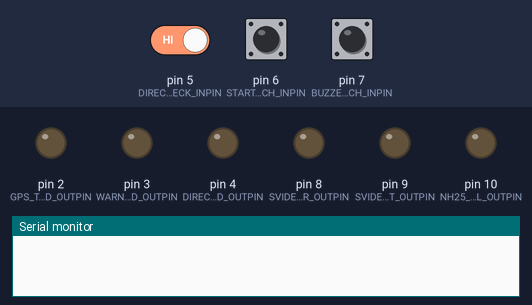
Recording of a sketch running on a simulated Arduino Mega 2560, built with avr-gcc and run on an emulated ATmega2560. On the bench: output pins drawn as LEDs (lit = HIGH), the last lines printed to the serial monitor. Dashed ring = blinking. Inputs (shaded band) come from the test bench; at power-on: pin 6 (START_SWITCH_INPIN) HIGH, pin 7 (BUZZER_SWITCH_INPIN) HIGH, pin 5 (DIRECTION_LIGHT_CHECK_INPIN) HIGH. Pins used as bus, display or sensor lines are not drawn.

Above: at 2.7 s.
2.8 s: pin 6 (START_SWITCH_INPIN) pulled LOW for 3.2 s
At 3.2 s:
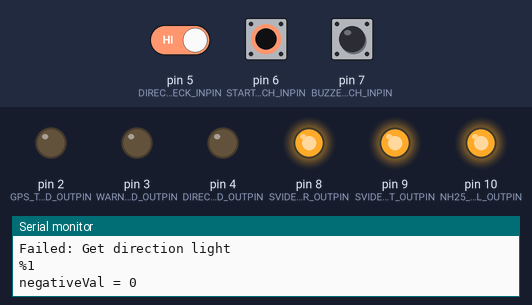
7.5 s: pin 7 (BUZZER_SWITCH_INPIN) pulled LOW for 0.65 s
At 8.2 s:
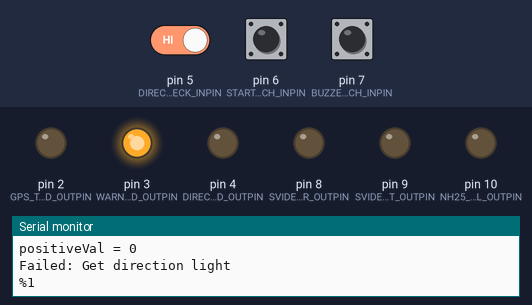
10.0 s: pin 7 (BUZZER_SWITCH_INPIN) pulled LOW for 3.2 s
At 14.0 s:
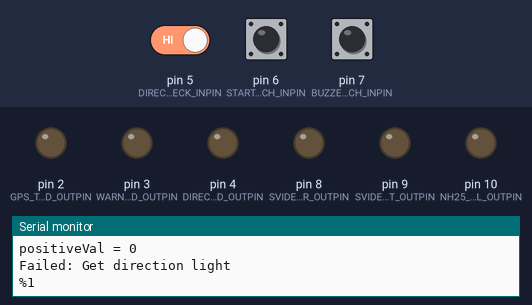
15.0 s: pin 5 (DIRECTION_LIGHT_CHECK_INPIN) driven LOW and pin 6 (START_SWITCH_INPIN) driven LOW
At 16.45 s:
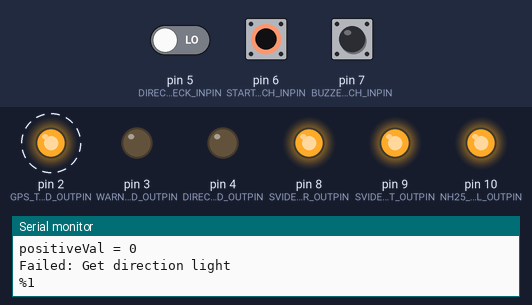
18.1 s: pin 5 (DIRECTION_LIGHT_CHECK_INPIN) driven HIGH
At 21.1 s:
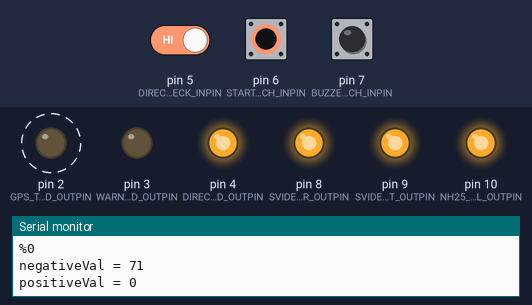
Timing chart, 0 to 25.3 s (numbered marks = the images above; inputs shaded):
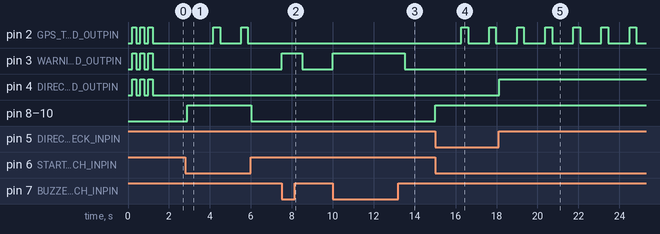

Measured:
- after the input at 2.8 s, pin 2 (GPS_TX_LED_OUTPIN): alternates HIGH for 0.33 s and LOW for 1.0 s, starting after 1.4 s; pin 8 (SVIDEO_HPR_OUTPIN), pin 9 (SVIDEO_TVOUT_OUTPIN), pin 10 (NH25_SIGNAL_OUTPIN): LOW → HIGH after 0.10 s, → LOW 3.1 s later
- after the input at 7.5 s, pin 3 (WARNING_RX_LED_OUTPIN): LOW → HIGH at once, → LOW 1.0 s later
- after the input at 10.0 s, pin 3 (WARNING_RX_LED_OUTPIN): LOW → HIGH at once, → LOW 3.5 s later
- after the input at 15.0 s, pin 2 (GPS_TX_LED_OUTPIN): alternates HIGH for 0.33 s and LOW for 1.0 s, starting after 1.3 s; pin 8 (SVIDEO_HPR_OUTPIN), pin 9 (SVIDEO_TVOUT_OUTPIN), pin 10 (NH25_SIGNAL_OUTPIN): LOW → HIGH at once
- after the input at 18.1 s, pin 4 (DIRECTION_LIGHT_LED_OUTPIN): LOW → HIGH at once
- by itself, pin 2 (GPS_TX_LED_OUTPIN), pin 3 (WARNING_RX_LED_OUTPIN), pin 4 (DIRECTION_LIGHT_LED_OUTPIN): alternates HIGH for 0.20 s and LOW for 0.20 s, 6 changes in all, then stays LOW

The sketch:

WireTest.ino
```cpp
#define DELAY_TIME 10 // unit: ms
#define BUFFER_SIZE 10

// Output Pin (LED 燈號)
#define GPS_TX_LED_OUTPIN 2
#define WARNING_RX_LED_OUTPIN 3
#define DIRECTION_LIGHT_LED_OUTPIN 4

// Input Pin
#define DIRECTION_LIGHT_CHECK_INPIN 5
#define START_SWITCH_INPIN 6
#define BUZZER_SWITCH_INPIN 7

// Output Pin
#define SVIDEO_HPR_OUTPIN 8
#define SVIDEO_TVOUT_OUTPIN 9
#define NH25_SIGNAL_OUTPIN 10
#define VCC24V_OUTPIN 11
#define VCC12V_OUTPIN 12

boolean initFlag = false;
unsigned char gpsCount = 0, checkFrequencyCount = 0, buzzerCount = 0;
int buzzerSwitchStatus = 0, startSwitchStatus = 0;

char recvBuffer[BUFFER_SIZE] = {0}; // RX LDW or FCW data
char warningMessage_1[7] = {'$', 'M', 'W', 'L', 'D', 'T', ','};   // $MWLDT,
char warningMessage_2[7] = {'$', 'M', 'W', 'F', 'C', 'W', ','};   // $MWFCW,
char warningMessage_3[5] = {'A', 'T', '$', 'P', 'D'};             // AT$PD=21;LDW:1<0x0D><0x0A>

unsigned char tempPositiveVal = 0;
unsigned char tempNegativeVal = 0;
unsigned char positiveVal = 0;
unsigned char negativeVal = 0;

void setup()
{
  setupInit();
}

void loop()
{
  /***** Initial Flow *****/
  initFlow(); // only run once

  /***** Check buzzer switch and start switch on off *****/
  checkSwitchStatus();

  if (buzzerSwitchStatus == HIGH && startSwitchStatus == LOW) // buzzer off, start on
  {
    /***** Send GPS to DVR *****/
    sendGPSData(); // 1s

    /***** Receive RX data from UART1 *****/
    receiveWarning(); // 10 ms

    /****** Check direction light frequency ******/
    int sensorVal_1 = digitalRead(DIRECTION_LIGHT_CHECK_INPIN);
    float lowValueOfFrequency = 0.6; // unit: Hz
    float highValueOfFrequency = 1.5; // unit: Hz
    checkFrequencyRange(lowValueOfFrequency, highValueOfFrequency, sensorVal_1); // 100 ms

    /***** S-Video *****/
    checkSVideoWire();

    /***** NH2.5-2P *****/
    checkNH25Wire();

    /***** Power 24v, 12v *****/
    checkPowerWire();

    delay(DELAY_TIME);
  }
  else if (buzzerSwitchStatus == LOW && startSwitchStatus == HIGH) // buzzer on, start off
  {
    digitalWrite(WARNING_RX_LED_OUTPIN, HIGH);

    delay(500);
  }
  else  // buzzer and start on, or buzzer and start off
  {
    delay(500);
  }
}

void setupInit()
{
  // Input Pin
  pinMode(BUZZER_SWITCH_INPIN, INPUT_PULLUP);
  pinMode(START_SWITCH_INPIN, INPUT_PULLUP);
  pinMode(DIRECTION_LIGHT_CHECK_INPIN, INPUT_PULLUP);

  // Output Pin
  pinMode(GPS_TX_LED_OUTPIN, OUTPUT);
  pinMode(WARNING_RX_LED_OUTPIN, OUTPUT);
  pinMode(DIRECTION_LIGHT_LED_OUTPIN, OUTPUT);

  // Output Pin
  pinMode(SVIDEO_HPR_OUTPIN, OUTPUT);
  pinMode(SVIDEO_TVOUT_OUTPIN, OUTPUT);
  pinMode(NH25_SIGNAL_OUTPIN, OUTPUT);
  pinMode(VCC24V_OUTPIN, OUTPUT);
  pinMode(VCC12V_OUTPIN, OUTPUT);


  Serial.begin(9600);   // USB Debug
  Serial1.begin(9600);  // UART Communication
}

void initFlow()
{
  if (initFlag == false)
  {
    digitalWrite(GPS_TX_LED_OUTPIN, LOW);
    digitalWrite(WARNING_RX_LED_OUTPIN, LOW);
    digitalWrite(DIRECTION_LIGHT_LED_OUTPIN, LOW);

    digitalWrite(SVIDEO_HPR_OUTPIN, LOW);
    digitalWrite(SVIDEO_TVOUT_OUTPIN, LOW);
    digitalWrite(NH25_SIGNAL_OUTPIN, LOW);
    digitalWrite(VCC24V_OUTPIN, LOW);
    digitalWrite(VCC12V_OUTPIN, LOW);
    delay(200);

    for (int i = 0; i < 3 ; i++)
    {
      digitalWrite(GPS_TX_LED_OUTPIN, HIGH);
      digitalWrite(WARNING_RX_LED_OUTPIN, HIGH);
      digitalWrite(DIRECTION_LIGHT_LED_OUTPIN, HIGH);
      delay(200);
      digitalWrite(GPS_TX_LED_OUTPIN, LOW);
      digitalWrite(WARNING_RX_LED_OUTPIN, LOW);
      digitalWrite(DIRECTION_LIGHT_LED_OUTPIN, LOW);
      delay(200);
    }

    buzzerSwitchStatus = digitalRead(BUZZER_SWITCH_INPIN);
    startSwitchStatus = digitalRead(START_SWITCH_INPIN);
    initFlag = true;
  }
}

void checkSwitchStatus()
{
  int newBuzzerSwitchStatus = digitalRead(BUZZER_SWITCH_INPIN);
  int newStartSwitchStatus = digitalRead(START_SWITCH_INPIN);
  if (newBuzzerSwitchStatus != buzzerSwitchStatus || newStartSwitchStatus != startSwitchStatus)
  {
    // Output Pin reset
    digitalWrite(GPS_TX_LED_OUTPIN, LOW);
    digitalWrite(DIRECTION_LIGHT_LED_OUTPIN, LOW);
    digitalWrite(WARNING_RX_LED_OUTPIN, LOW);
    digitalWrite(SVIDEO_HPR_OUTPIN, LOW);
    digitalWrite(SVIDEO_TVOUT_OUTPIN, LOW);
    digitalWrite(NH25_SIGNAL_OUTPIN, LOW);
    digitalWrite(VCC24V_OUTPIN, LOW);
    digitalWrite(VCC12V_OUTPIN, LOW);

    // Count reset
    gpsCount = 0;
    checkFrequencyCount = 0;
    buzzerCount = 0;

    // Other reset
    tempPositiveVal = 0;
    tempNegativeVal = 0;
    positiveVal = 0;
    negativeVal = 0;

    // record new value
    buzzerSwitchStatus = newBuzzerSwitchStatus;
    startSwitchStatus = newStartSwitchStatus;
  }
}

void sendGPSData()
{
  // Send GPS Data (ones per second)
  gpsCount++;
  if (gpsCount >= 100) // 100 * DELAY_TIME = 1000 ms = 1 s
  {
    // GPS TX Data
    Serial.println("Send GPS Data:");
    Serial.println("----------------------------------------------------------------------");
    Serial.println("$GPRMC,160530.00,A,2404.04359,N,12025.99974,E,44.444,,150617,,,A*72");
    Serial1.println("$GPRMC,160530.00,A,2404.04359,N,12025.99974,E,44.444,,150617,,,A*72");

    Serial.println("$GPGGA,160530.00,2404.04359,N,12025.99974,E,1,06,2.28,-13.3,M,16.1,M,,*4E");
    Serial1.println("$GPGGA,160530.00,2404.04359,N,12025.99974,E,1,06,2.28,-13.3,M,16.1,M,,*4E");


    // {test +
//    // $GPGGA
//    Serial.println("$GPGGA,121252.000,3937.3032,N,11611.6046,E,1,05,2.0,45.9,M,-5.7,M,,0000*77 (1)");
//    Serial1.println("$GPGGA,121252.000,3937.3032,N,11611.6046,E,1,05,2.0,45.9,M,-5.7,M,,0000*77 (1)");
//
//    // $GPRMC
//    Serial.println("$GPRMC,121252.000,A,3958.3032,N,11629.6046,E,15.15,359.95,070306,,,A*54 (2)");
//    Serial1.println("$GPRMC,121252.000,A,3958.3032,N,11629.6046,E,15.15,359.95,070306,,,A*54 (2)");
//
//    // GPVTG
//    Serial.println("$GPVTG,199.62,T,,M,53.712,N,99.475,K,A*3C (3)");
//    Serial1.println("$GPVTG,199.62,T,,M,53.712,N,99.475,K,A*3C (3)");
//
//    // $GPGGA
//    Serial.println("$GPGGA,121253.000,3937.3090,N,11611.6057,E,1,06,1.2,44.6,M,-5.7,M,,0000*72 (4)");
//    Serial1.println("$GPGGA,121253.000,3937.3090,N,11611.6057,E,1,06,1.2,44.6,M,-5.7,M,,0000*72 (4)");
//
//    // $GPGSA
//    Serial.println("$GPGSA,A,3,01,07,08,11,09,16,27,30,22,28,,,1.11,0.66,0.89*0E (5)");
//    Serial1.println("$GPGSA,A,3,01,07,08,11,09,16,27,30,22,28,,,1.11,0.66,0.89*0E (5)");
//
//    // $GPGSV
//    Serial.println("$GPGSV,4,2,13,09,10,222,31,11,84,335,35,16,13,104,27,17,08,255,30*70 (6)");
//    Serial1.println("$GPGSV,4,2,13,09,10,222,31,11,84,335,35,16,13,104,27,17,08,255,30*70 (6)");
    // test -}

    Serial.println("----------------------------------------------------------------------");

    // GPS LED
    digitalWrite(GPS_TX_LED_OUTPIN, HIGH);
    gpsCount = 0;
  }
  else if (gpsCount >= 25) // 25 * DELAY_TIME = 250 ms = 0.25 s
  {
    // GPS LED
    digitalWrite(GPS_TX_LED_OUTPIN, LOW);
  }
}

void receiveWarning()
{
  // $MWLDT,+0*XX
  // $MWFCW,0,0
  // AT$PD=21;LDW:1<0x0D><0x0A>
  int count = 0;
  int str1Length = sizeof(warningMessage_1) / sizeof(char);
  int str2Length = sizeof(warningMessage_2) / sizeof(char);
  int str3Length = sizeof(warningMessage_3) / sizeof(char);

  buzzerCount++;
  if (buzzerCount > 50) // 50 * 10 = 500 ms
  {
    digitalWrite(WARNING_RX_LED_OUTPIN, LOW);
  }

  if (Serial1.available() > 0)
  {
    recvBuffer[count] = Serial1.read();
    Serial.write(recvBuffer[count]);

    // new warning message+
    if (recvBuffer[count] == 'A')
    {
      count++;

      while (Serial1.available() > 0 && count < str3Length)
      {
        recvBuffer[count] = Serial1.read();
        Serial.write(recvBuffer[count]);
        count++;
      }

      // AT$PD=21;LDW:1<0x0D><0x0A>
      count = 0;
      for (int i = 0; i < str3Length; i++)
      {
        if (recvBuffer[i] == warningMessage_3[i])
          count++;
      }

      if (count == str3Length) {
        digitalWrite(WARNING_RX_LED_OUTPIN, HIGH);
        Serial.println();
        Serial.println("Success: Get warning message");
        buzzerCount = 0;
      }
    }
    // new warning message-

    // old warning message+
//    if (recvBuffer[count] == '$')
//    {
//      count++;
//
//      while (Serial1.available() > 0 && count < max(str1Length, str2Length))
//      {
//        recvBuffer[count] = Serial1.read();
//        Serial.write(recvBuffer[count]);
//        count++;
//      }
//
//      // $MWLDT,
//      count = 0;
//      for (int i = 0; i < str1Length; i++)
//      {
//        if (recvBuffer[i] == warningMessage_1[i])
//          count++;
//      }
//
//      if (count == str1Length) {
//        digitalWrite(WARNING_RX_LED_OUTPIN, HIGH);
//        buzzerCount = 0;
//      }
//
//      // $MWFCW,
//      count = 0;
//      for (int i = 0; i < str2Length; i++)
//      {
//        if (recvBuffer[i] == warningMessage_2[i])
//          count++;
//      }
//
//      if (count == str2Length) {
//        digitalWrite(WARNING_RX_LED_OUTPIN, HIGH);
//        buzzerCount = 0;
//      }
//    }
    // old warning message-
  }
}

void checkFrequencyRange(float lowValue, float highValue, int sensorVal)
{
  // 67 count ~ 167 count
  float lowerBound = ((1 / highValue) * 1000 / DELAY_TIME);
  float upperBound = ((1/ lowValue) * 1000 / DELAY_TIME);

  // Count
  if (sensorVal == LOW)
  {
    tempNegativeVal += 1;

    if (tempPositiveVal > 0)
    {
      positiveVal = tempPositiveVal;
      tempPositiveVal = 0;
    }
  }
  else
  {
    tempPositiveVal += 1;

    if (tempNegativeVal > 0)
    {
      negativeVal = tempNegativeVal;
      tempNegativeVal = 0;
    }
  }

  // Clear data
  if (tempNegativeVal > upperBound) // > 167 count
  {
    tempNegativeVal = 0;
    negativeVal = 0;
  }
  if (tempPositiveVal > upperBound) // > 167 count
  {
    tempPositiveVal = 0;
    positiveVal = 0;
  }

  checkFrequencyCount++;
  if (checkFrequencyCount >= 10) // 100 ms 檢查一次
  {
    unsigned char sum = negativeVal + positiveVal;
    Serial.print("negativeVal = ");
    Serial.println(negativeVal);
    Serial.print("positiveVal = ");
    Serial.println(positiveVal);

    if ((sum >= lowerBound) && (sum <= upperBound))
    {
      Serial.println("Success: Get direction light");
      Serial.print('%');
      Serial.println('0');
//      Serial.println(sum, DEC);
      digitalWrite(DIRECTION_LIGHT_LED_OUTPIN, HIGH);
    }
    else
    {
      Serial.println("Failed: Get direction light");
      Serial.print('%');
      Serial.println('1');
//      Serial.println(sum, DEC);
      digitalWrite(DIRECTION_LIGHT_LED_OUTPIN, LOW);
    }

    checkFrequencyCount = 0;
  }
}

void checkSVideoWire()
{
  digitalWrite(SVIDEO_HPR_OUTPIN, HIGH);
  digitalWrite(SVIDEO_TVOUT_OUTPIN, HIGH);
}

void checkNH25Wire()
{
  digitalWrite(NH25_SIGNAL_OUTPIN, HIGH);
}

void checkPowerWire()
{
  digitalWrite(VCC24V_OUTPIN, HIGH);
  digitalWrite(VCC12V_OUTPIN, HIGH);
}
```
